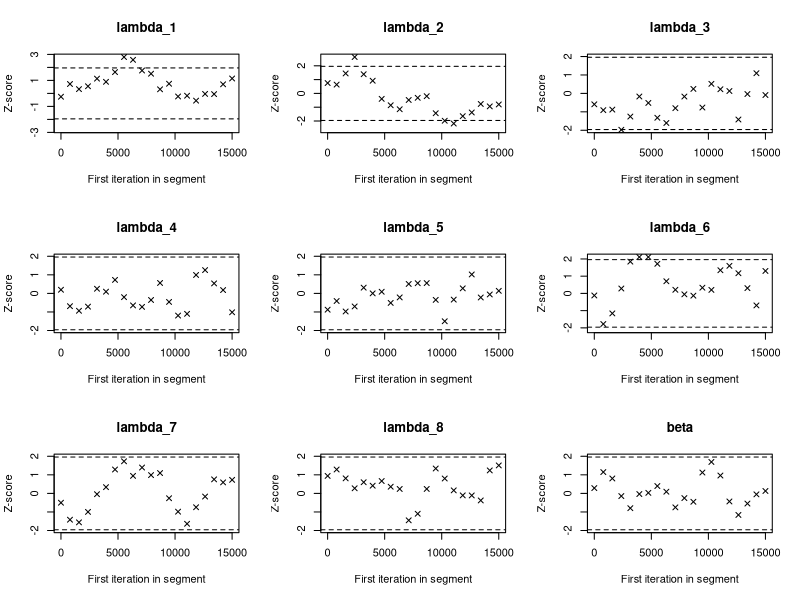

Write R code to recreate this figure.
## ---- chunk 1
set.seed(2025)

# Define total iterations and burn-in
M <- 35000  # Total iterations
B <- 5000   # Burn-in period

# Define the data from the problem
y <- c(4, 1, 5, 14, 3, 19, 7, 6)
t <- c(95, 16, 63, 126, 6, 32, 16, 19)

# Define the fixed hyperparameters
alpha <- 1.8
gamma <- 0.01
delta <- 1

# Number of groups
n <- length(y)

# Create storage matrices for samples
# Each row corresponds to a group/parameter, each column to an iteration
lambda_samples <- matrix(0, nrow = n, ncol = M)
beta_samples <- numeric(M)

# Set initial values for iteration 1
lambda_samples[, 1] <- rep(1, n)  
beta_samples[1] <- 1.0
## ---- chunk 2
for (m in 2:M) {
  
  # Step 3a: Update each lambda_i
  for (i in 1:n) {
    # Define parameters for the full conditional of lambda_i
    shape_lambda <- y[i] + alpha
    rate_lambda <- t[i] + beta_samples[m - 1]  # Use beta from previous iteration
    
    # Draw new sample from Gamma distribution
    lambda_samples[i, m] <- rgamma(1, shape = shape_lambda, rate = rate_lambda)
  }
  
  # Step 3b: Update beta
  # Calculate sum of newly updated lambda values from current iteration
  sum_lambda <- sum(lambda_samples[, m])
  
  # Define parameters for the full conditional of beta
  shape_beta <- 8 * alpha + gamma
  rate_beta <- delta + sum_lambda
  
  # Draw new sample from Gamma distribution
  beta_samples[m] <- rgamma(1, shape = shape_beta, rate = rate_beta)
}
## ---- chunk 3
# Discard burn-in samples
lambda_posterior <- lambda_samples[, (B + 1):M]  
beta_posterior <- beta_samples[(B + 1):M]        

# Number of valid posterior samples
n_posterior_samples <- M - B
## ---- chunk 4
cat('Beta')
print(summary(beta_posterior))
cat("\n")

for (i in 1:n) {
  cat('Lambda ', i)
  print(summary(lambda_posterior[i, ]))
  cat("\n")
}
## ---- chunk 5
# Load the coda package for MCMC diagnostics
library(coda)

# Create a single matrix where:
# - Columns 1-8 are the lambda parameters (transposed from lambda_posterior)
# - Column 9 is the beta parameter
posterior_matrix <- cbind(t(lambda_posterior), beta_posterior)

# Add column names for clarity
colnames(posterior_matrix) <- c(paste0("lambda_", 1:8), "beta")

# Convert to mcmc object for use with coda functions
posterior_mcmc <- as.mcmc(posterior_matrix)

## ---- chunk 6
geweke_results <- geweke.diag(posterior_mcmc)

cat("Geweke Z-scores:\n")
print(geweke_results)
cat("\n")
## ---- chunk 7
geweke.plot(posterior_mcmc)
## ---- chunk 8
# Run Heidelberger-Welch diagnostic
heidel_results <- heidel.diag(posterior_mcmc)

cat("Heidelberger-Welch Test Results:\n")
print(heidel_results)
## ---- chunk 9
# Extract the 6th row from lambda_posterior matrix
lambda_6_posterior <- lambda_posterior[6, ]

# Define the exposure time for group 6
t_6 <- t[6]  # t_6 = 32

# Calculate E(y_6) for each posterior sample
# This gives us the full posterior distribution of E(y_6)
E_y6_posterior <- lambda_6_posterior * t_6
## ---- chunk 10
point_estimate_y6 <- mean(E_y6_posterior)
cat('Point estimate: ', point_estimate_y6)
cat('\n')

credible_interval_y6 <- quantile(E_y6_posterior, probs = c(0.025, 0.975))
cat('95% Credible Interval: ', credible_interval_y6)
## ---- chunk 11
# Create a logical vector checking the condition lambda_6 > 0.53
condition_satisfied <- lambda_6_posterior > 0.53

# Count how many samples satisfy the condition
# sum() treats TRUE as 1 and FALSE as 0
num_samples_above_threshold <- sum(condition_satisfied)

# Total number of posterior samples
total_samples <- length(lambda_6_posterior)

# Monte Carlo estimate: proportion of samples satisfying the condition
prob_lambda6_gt_053 <- num_samples_above_threshold / total_samples

cat('There is a probability of', round(prob_lambda6_gt_053*100,2), '% of lambda_6 being higher than 0.53')
